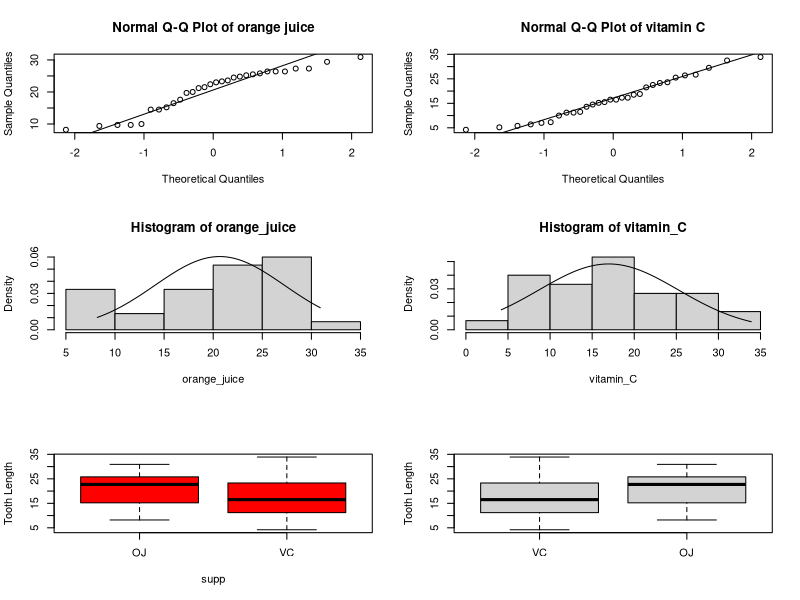
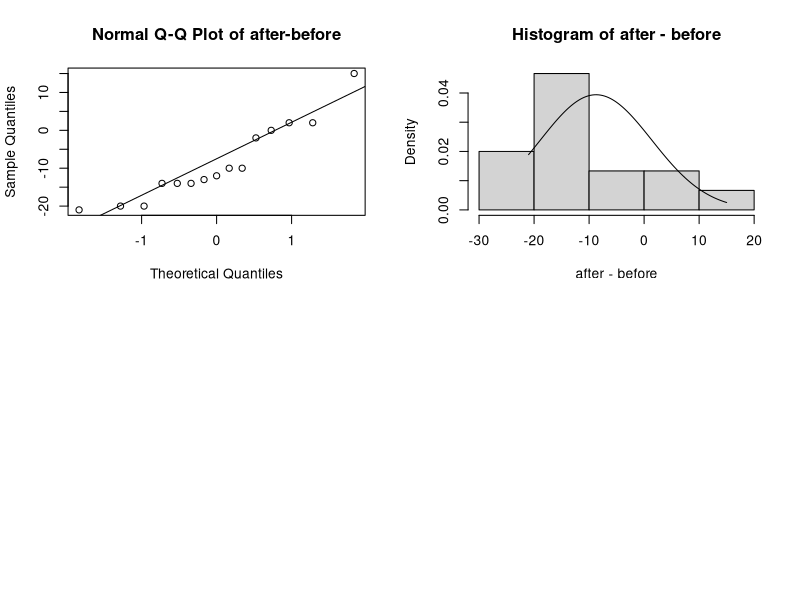

Source code (R) for these figures, in order:
# Previous Excercises
#exercise
#cbind() function ?????
# Creating matrix function????
# Control: 120,118,118,112,117,114
# Drug 1:  100,100,110,102,104,105
# Drug 2:  90,82,87,95,110,100
# create data frame with this data
#effect of drug on Blood pressure? (Data analysis)
#add new columns as log of blood pressure (LOG_Blood_pressure)



#cbind function - merge vectors to dataframe as columns
data("PlantGrowth")
Numbers<- c(1:30) # create a vector
PlantGrowth <- cbind (PlantGrowth, Numbers) # cbind (dataframe, vector1, vector2, vector3)


#create a matrix
matrix (c(12,15,18,19,33,56),3,2, byrow = FALSE) # matrix(numbers, number of rows, number of columns,filling columns by columns)
matrix (c(12,15,18,19,33,56),3,2, byrow = TRUE) # matrix(numbers, number of rows, number of columns, filling rows by rows)


# create data frame with this data:
Blood_pressure <- data.frame( Group= c(rep("control",6), rep("Drug1",6), rep("Drug2",6)), Blood_pressure= c(120,118,118,112,117,114,100,100,110,102,104,105,90,82,87,95,110,100) )

#add new columns as log of blood pressure (name of data.frame, name= value of new columns)
library(dplyr)
Blood_pressure <- mutate(Blood_pressure, Log_Blood_Presure= log(Blood_pressure) )












##### t-test 


rm(list=ls(all.names=TRUE)) # remove all objects (variables)



# Read file: Tooth Growth #
data(ToothGrowth) #load data
str (ToothGrowth) # structure

# Null Hypothesis: There is no significant difference between OJ and VC on tooth length
# Alternative Hypothesis: There is  significant difference between OJ and VC on tooth length


#convert categorical group  into factor (If it is character or numeric)
ToothGrowth$supp<-as.factor(ToothGrowth$supp)
str (ToothGrowth) # structure


# create separate vectors for different groups
orange_juice <-ToothGrowth$len [ToothGrowth$supp=="OJ"]
vitamin_C <-ToothGrowth$len [ToothGrowth$supp=="VC"]


################################
# Test for normal distribution _ Shapiro-Wilk test
shapiro.test(orange_juice)
shapiro.test(vitamin_C)

####################################
# QQ-plots, histograms and boxplot #
layout(matrix(c(1:6),nrow=3,ncol=2,byrow = TRUE)) # make new window with 6 free space (3 rows, 2 columns)

#QQ-plots
qqnorm(orange_juice,main="Normal Q-Q Plot of orange juice");qqline(orange_juice)
qqnorm(vitamin_C,main="Normal Q-Q Plot of vitamin C");qqline(vitamin_C)

# histogram with density line
hist(orange_juice,freq=FALSE) 
class_OJ<-seq(min(orange_juice),max(orange_juice),length.out=100) #length.out=number of produced 
lines(class_OJ,dnorm(class_OJ,mean(orange_juice),sd(orange_juice)))

hist(vitamin_C,freq=FALSE)
class_VC<-seq(min(vitamin_C),max(vitamin_C),length.out=100)
lines(class_VC,dnorm(class_VC,mean(vitamin_C),sd(vitamin_C)))


#boxplot
boxplot(len~supp,data=ToothGrowth,ylab="Tooth Length",xlab="supp", col="red")


#change order of levels (OJ and VC)
ToothGrowth$supp <- factor(ToothGrowth$supp, levels=c("VC", "OJ"))
boxplot(len~supp,data=ToothGrowth,ylab="Tooth Length",xlab="")



# Test for equal variances (Leven's test)
#install.packages("car")
library(car)
leveneTest(len~supp,data=ToothGrowth)



# Transformation (sqrt)
ToothGrowth$sqrt_len <- sqrt(ToothGrowth$len)


# create separate vectors regarding sqrt_len for different groups
sqrt_orange_juice <-ToothGrowth$sqrt_len [ToothGrowth$supp=="OJ"]
sqrt_vitamin_C <-ToothGrowth$sqrt_len [ToothGrowth$supp=="VC"]




# Test for normal distribution _ Shapiro-Wilk test
shapiro.test(sqrt_orange_juice)
shapiro.test(sqrt_vitamin_C)


# Test for equal variances (Leven's test)
#install.packages("car")
library(car)
leveneTest(sqrt_len~supp,ToothGrowth)



########################################################################

# t-tests for equal and unequal variances 
t.test(len~supp,data=ToothGrowth,var.equal=TRUE) # Equal variance
t.test(len~supp,data=ToothGrowth,var.equal=FALSE) # Unequal variance




############################################################ 
############################################################ 
# t-test for paired samples 
rm(list=ls(all.names=TRUE)) # remove all (objects) variables

# 15 patients take a drug for blood pressure, any effect?

#############
# Read file #
drug<-read.table("Paired t-test.txt",header=TRUE)
before<-drug$before
after<-drug$after

################################
# Test for normal distribution 
shapiro.test(after-before)

#########################################
# Quantile plots, histogram and boxplot #
layout(matrix(c(1:4),2,2,byrow = TRUE)) # make new windows

#QQ-plots
qqnorm(after-before,main="Normal Q-Q Plot of after-before");qqline(after-before)


#histogram
hist(after-before,freq=FALSE)
class<-seq(from=min(after-before),to=max(after-before),length.out=100)
lines(class,dnorm(class,mean(after-before),sd(after-before)))



##########################################
# t-test for paired (=dependent) samples #
t.test(after,before,paired=TRUE)





# Exercise:
#compare the difference between control and treatment1 in PlantGrowth dataset  (unpaired t-test)
# compare the difference between control and drug1 regarding blood pressure data frame (you made it previous session)  (Paired t-test)